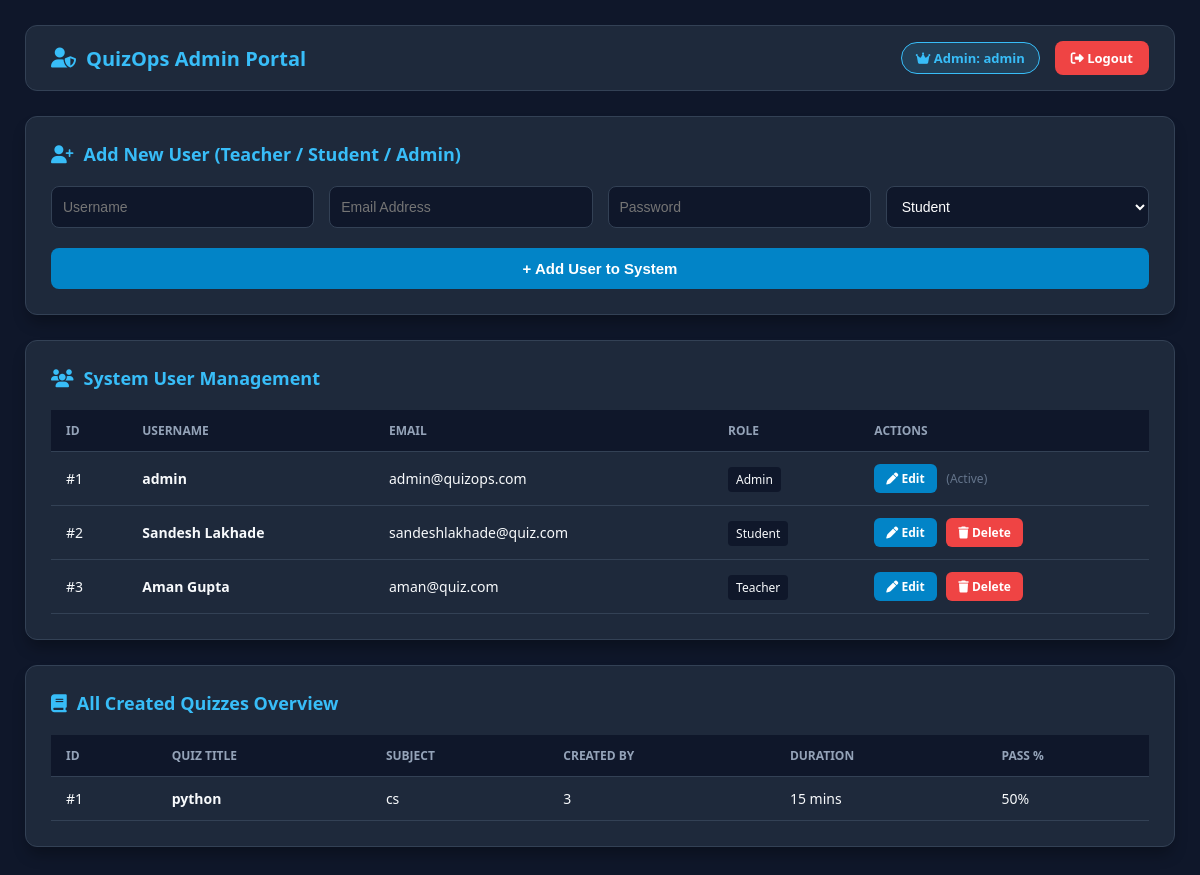
The page /admin/dashboard (signed in) on the database its author committed.
### tables this page shows
CREATE TABLE users (
            id INTEGER PRIMARY KEY AUTOINCREMENT,
            username TEXT UNIQUE NOT NULL,
            email TEXT UNIQUE NOT NULL,
            password TEXT NOT NULL,
            role TEXT NOT NULL
        );

CREATE TABLE quizzes (
            id INTEGER PRIMARY KEY AUTOINCREMENT,
            title TEXT NOT NULL,
            description TEXT,
            subject TEXT,
            duration INTEGER NOT NULL,
            pass_percentage INTEGER NOT NULL,
            created_by INTEGER,
            FOREIGN KEY (created_by) REFERENCES users (id)
        );

### app.py (the view)
@app.route('/admin/dashboard')
def admin_dashboard():
    if session.get('role') != 'Admin':
        return redirect(url_for('login'))
    db = get_db()
    db.execute('SELECT * FROM users')
    users = db.fetchall()
    db.execute('SELECT * FROM quizzes')
    quizzes = db.fetchall()
    db.close()
    return render_template('admin_dashboard.html', users=users, quizzes=quizzes)

### app.py (called while the page is built)
def get_db():
    return DBConnection()

    def execute(self, query, params=()):
        if self.is_postgres:
            query = query.replace('?', '%s')
            query = query.replace('AUTOINCREMENT', '')
        self.cursor.execute(query, params)
        return self.cursor

    def fetchall(self):
        return self.cursor.fetchall()

    def close(self):
        self.cursor.close()
        self.conn.close()

### templates/admin_dashboard.html (shortened to what this page needs)
<!DOCTYPE html>
<html lang="en">
<head>
    <link rel="stylesheet" href="https://cdnjs.cloudflare.com/ajax/libs/font-awesome/6.4.0/css/all.min.css">
</head>
<body>
    <div class="navbar">
        <h1><i class="fa-solid fa-user-shield"></i> QuizOps Admin Portal</h1>
        <div class="user-info">
            <span class="badge"><i class="fa-solid fa-crown"></i> Admin: {{ session.username }}</span>
            <a href="/logout" class="btn-logout"><i class="fa-solid fa-right-from-bracket"></i> Logout</a>
        </div>
    </div>
    <div class="card">
        <h2><i class="fa-solid fa-user-plus"></i> Add New User (Teacher / Student / Admin)</h2>
        <form action="/admin/add_user" method="POST">
            <div class="form-grid">
                <input type="text" name="username" placeholder="Username" required>
                <input type="email" name="email" placeholder="Email Address" required>
                <input type="password" name="password" placeholder="Password" required>
                <select name="role" required>
                    <option value="Student">Student</option>
                </select>
            </div>
            <button type="submit" class="btn-submit">+ Add User to System</button>
        </form>
    </div>
    <div class="card">
        <h2><i class="fa-solid fa-users"></i> System User Management</h2>
        <table>
            <thead>
                <tr>
                    <th>ID</th>
                    <th>USERNAME</th>
                    <th>EMAIL</th>
                    <th>ROLE</th>
                    <th>ACTIONS</th>
                </tr>
            </thead>
            <tbody>
                {% for u in users %}
                <tr>
                    <td>#{{ u['id'] }}</td>
                    <td><b>{{ u['username'] }}</b></td>
                    <td>{{ u['email'] }}</td>
                    <td><span style="background: #0f172a; padding: 4px 8px; border-radius: 4px; font-size: 12px;">{{ u['role'] }}</span></td>
                    <td>
                        <a href="/edit_user/{{ u['id'] }}" class="btn-edit"><i class="fa-solid fa-pen"></i> Edit</a>
                        {% if u['username'] != 'admin' %}
                        <a href="/delete_user/{{ u['id'] }}" class="btn-delete" onclick="return confirm('Delete this user?')"><i class="fa-solid fa-trash"></i> Delete</a>
                        {% else %}
                        <span style="color: #64748b; font-size: 12px;">(Active)</span>
                        {% endif %}
                    </td>
                </tr>
                {% endfor %}
            </tbody>
        </table>
    </div>
    <div class="card">
        <h2><i class="fa-solid fa-book"></i> All Created Quizzes Overview</h2>
        <table>
            <thead>
                <tr>
                    <th>ID</th>
                    <th>QUIZ TITLE</th>
                    <th>SUBJECT</th>
                    <th>CREATED BY</th>
                    <th>DURATION</th>
                    <th>PASS %</th>
                </tr>
            </thead>
            <tbody>
                {% if quizzes %}
                    {% for q in quizzes %}
                    <tr>
                        <td>#{{ q['id'] }}</td>
                        <td><b>{{ q['title'] }}</b></td>
                        <td>{{ q['subject'] }}</td>
                        <td>{{ q['created_by'] }}</td>
                        <td>{{ q['duration'] }} mins</td>
                        <td>{{ q['pass_percentage'] }}%</td>
                    </tr>
                    {% endfor %}
                {% else %}
                    <tr>
                        <td colspan="6" style="text-align: center; color: #94a3b8; padding: 20px;">No quizzes created yet.</td>
                    </tr>
                {% endif %}
            </tbody>
        </table>
    </div>
</body>
</html>

### templates/admin_dashboard.html (style rules this page uses)
* { box-sizing: border-box; margin: 0; padding: 0; }
body { background-color: #0f172a; color: #f8fafc; font-family: 'Segoe UI', Tahoma, Geneva, Verdana, sans-serif; padding: 25px; }
.navbar { display: flex; justify-content: space-between; align-items: center; background: #1e293b; padding: 15px 25px; border-radius: 12px; margin-bottom: 25px; border: 1px solid #334155; }
.navbar h1 { font-size: 20px; color: #38bdf8; display: flex; align-items: center; gap: 10px; }
.user-info { display: flex; align-items: center; gap: 15px; }
.badge { background: rgba(56, 189, 248, 0.15); border: 1px solid #38bdf8; color: #38bdf8; padding: 6px 14px; border-radius: 20px; font-size: 13px; font-weight: 600; }
.btn-logout { background: #ef4444; color: white; padding: 8px 16px; border-radius: 8px; text-decoration: none; font-size: 13px; font-weight: 600; }
.card { background: #1e293b; border: 1px solid #334155; border-radius: 12px; padding: 25px; margin-bottom: 25px; box-shadow: 0 10px 15px -3px rgba(0,0,0,0.3); }
.card h2 { font-size: 18px; margin-bottom: 20px; color: #38bdf8; display: flex; align-items: center; gap: 10px; }
.form-grid { display: grid; grid-template-columns: repeat(auto-fit, minmax(200px, 1fr)); gap: 15px; margin-bottom: 20px; }
input, select { width: 100%; padding: 11px; background: #0f172a; border: 1px solid #334155; border-radius: 8px; color: white; outline: none; font-size: 14px; }
.btn-submit { width: 100%; padding: 12px; background: #0284c7; color: white; border: none; border-radius: 8px; font-weight: 700; cursor: pointer; font-size: 15px; }
table { width: 100%; border-collapse: collapse; margin-top: 10px; }
th, td { padding: 12px 15px; text-align: left; border-bottom: 1px solid #334155; font-size: 14px; }
th { background: #0f172a; color: #94a3b8; font-weight: 600; text-transform: uppercase; font-size: 12px; }
.btn-edit { background: #0284c7; color: white; padding: 6px 12px; border-radius: 6px; text-decoration: none; font-size: 12px; font-weight: 600; margin-right: 6px; display: inline-block; }
.btn-delete { background: #ef4444; color: white; padding: 6px 12px; border-radius: 6px; text-decoration: none; font-size: 12px; font-weight: 600; display: inline-block; }

### rows shown on the page
users: id "1", username "admin", email "admin@quizops.com", role "Admin", shows "(Active)"
users: id "2", username "Sandesh Lakhade", email "sandeshlakhade@quiz.com", role "Student"
users: id "3", username "Aman Gupta", email "aman@quiz.com", role "Teacher"
quizzes: id "1", title "python", subject "cs", created_by "3", duration "15", pass_percentage "50"

### other values the page prints
{{ session.username }} "admin"
